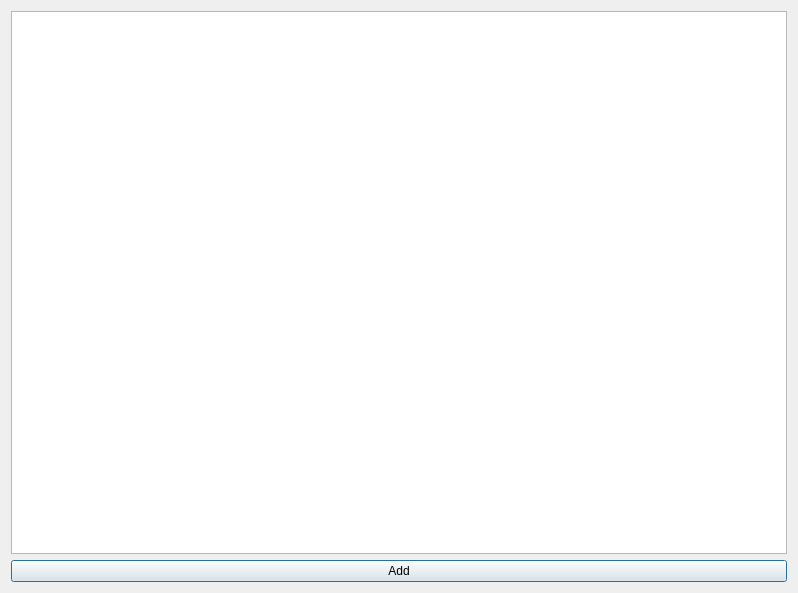
<?xml version="1.0" encoding="UTF-8"?>
<ui version="4.0">
 <class>depadder_dialog</class>
 <widget class="QDialog" name="depadder_dialog">
  <property name="geometry">
   <rect>
    <x>0</x>
    <y>0</y>
    <width>798</width>
    <height>593</height>
   </rect>
  </property>
  <property name="windowTitle">
   <string>Add Departments</string>
  </property>
  <layout class="QVBoxLayout" name="verticalLayout">
   <item>
    <widget class="QTableView" name="dep_tablev"/>
   </item>
   <item>
    <widget class="QPushButton" name="add_pb">
     <property name="text">
      <string>Add</string>
     </property>
    </widget>
   </item>
  </layout>
 </widget>
 <resources/>
 <connections/>
</ui>
